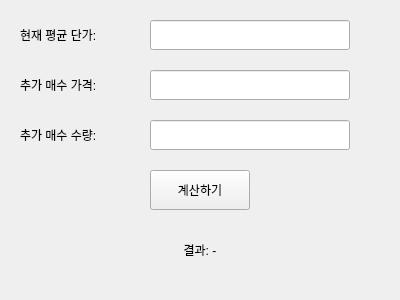
<?xml version="1.0" encoding="UTF-8"?>
<ui version="4.0">
 <class>StockAvgCalculator</class>
 <widget class="QWidget" name="StockAvgCalculator">
  <property name="geometry">
   <rect>
    <x>0</x>
    <y>0</y>
    <width>400</width>
    <height>300</height>
   </rect>
  </property>
  <property name="windowTitle">
   <string>주식 평균 단가 계산기</string>
  </property>
  
  <widget class="QLabel" name="label_current_price">
   <property name="geometry">
    <rect>
     <x>20</x>
     <y>20</y>
     <width>120</width>
     <height>30</height>
    </rect>
   </property>
   <property name="text">
    <string>현재 평균 단가:</string>
   </property>
  </widget>
  
  <widget class="QLineEdit" name="input_current_price">
   <property name="geometry">
    <rect>
     <x>150</x>
     <y>20</y>
     <width>200</width>
     <height>30</height>
    </rect>
   </property>
  </widget>
  
  <widget class="QLabel" name="label_new_price">
   <property name="geometry">
    <rect>
     <x>20</x>
     <y>70</y>
     <width>120</width>
     <height>30</height>
    </rect>
   </property>
   <property name="text">
    <string>추가 매수 가격:</string>
   </property>
  </widget>
  
  <widget class="QLineEdit" name="input_new_price">
   <property name="geometry">
    <rect>
     <x>150</x>
     <y>70</y>
     <width>200</width>
     <height>30</height>
    </rect>
   </property>
  </widget>
  
  <widget class="QLabel" name="label_quantity">
   <property name="geometry">
    <rect>
     <x>20</x>
     <y>120</y>
     <width>120</width>
     <height>30</height>
    </rect>
   </property>
   <property name="text">
    <string>추가 매수 수량:</string>
   </property>
  </widget>
  
  <widget class="QLineEdit" name="input_quantity">
   <property name="geometry">
    <rect>
     <x>150</x>
     <y>120</y>
     <width>200</width>
     <height>30</height>
    </rect>
   </property>
  </widget>
  
  <widget class="QPushButton" name="button_calculate">
   <property name="geometry">
    <rect>
     <x>150</x>
     <y>170</y>
     <width>100</width>
     <height>40</height>
    </rect>
   </property>
   <property name="text">
    <string>계산하기</string>
   </property>
  </widget>
  
  <widget class="QLabel" name="label_result">
   <property name="geometry">
    <rect>
     <x>20</x>
     <y>230</y>
     <width>360</width>
     <height>40</height>
    </rect>
   </property>
   <property name="alignment">
    <set>Qt::AlignCenter</set>
   </property>
   <property name="text">
    <string>결과: -</string>
   </property>
  </widget>
 </widget>
 <resources/>
 <connections/>
</ui>
